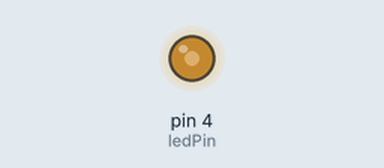
Simulated run of this sketch. Board: Arduino Uno, built with avr-gcc and run on an emulated ATmega328P. Shown: output pins drawn as LEDs (lit = HIGH).

Above: at 0.1 s.
Timing chart, 0 to 1.6 s (numbered marks = the images above):
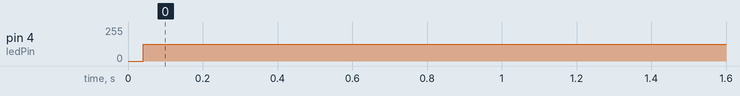

Measured:
- by itself, pin 4 (ledPin): 0/255 → 125/255 at 0.04 s

The sketch:

toggle-io.ino
```cpp
int ledPin = 4;

void setup() {
  // put your setup code here, to run once:

  // Open the serial port
  Serial.begin(115200);

  pinMode (ledPin, OUTPUT);

}

void loop() {
  // put your main code here, to run repeatedly:

  for (int i = 0; i < 100000; i++) {

    digitalWrite(ledPin, !digitalRead(ledPin));

  }
}
```
